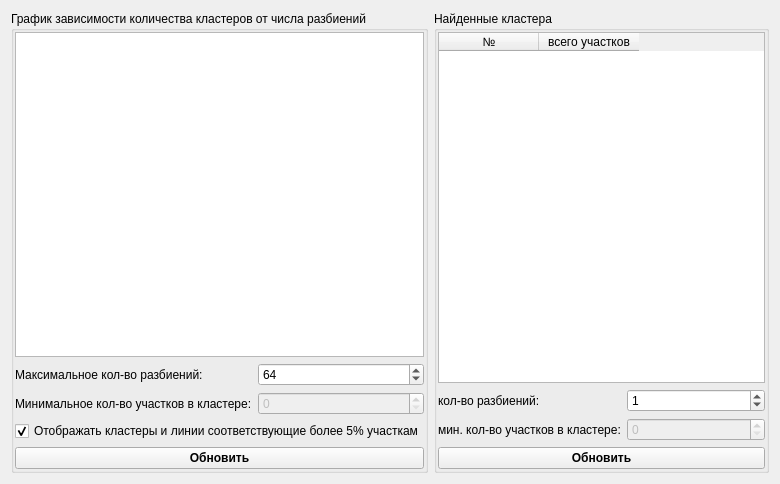
<?xml version="1.0" encoding="UTF-8"?>
<ui version="4.0">
 <class>SplitsClusterisationTune</class>
 <widget class="QWidget" name="SplitsClusterisationTune">
  <property name="geometry">
   <rect>
    <x>0</x>
    <y>0</y>
    <width>780</width>
    <height>484</height>
   </rect>
  </property>
  <property name="windowTitle">
   <string>Form</string>
  </property>
  <layout class="QVBoxLayout" name="verticalLayout_3">
   <item>
    <layout class="QHBoxLayout" name="horizontalLayout">
     <item>
      <widget class="QGroupBox" name="groupBox">
       <property name="title">
        <string>График зависимости количества кластеров от числа разбиений</string>
       </property>
       <layout class="QVBoxLayout" name="verticalLayout">
        <property name="margin">
         <number>1</number>
        </property>
        <item>
         <layout class="QGridLayout" name="gridLayout">
          <item row="0" column="0" colspan="2">
           <widget class="QGraphicsView" name="clustersGraphView"/>
          </item>
          <item row="1" column="1">
           <widget class="QSpinBox" name="maxPartsCntEdit">
            <property name="maximum">
             <number>2048</number>
            </property>
            <property name="value">
             <number>64</number>
            </property>
           </widget>
          </item>
          <item row="1" column="0">
           <widget class="QLabel" name="maxPartsCntLabel">
            <property name="text">
             <string>Максимальное кол-во разбиений:</string>
            </property>
           </widget>
          </item>
          <item row="4" column="0" colspan="2">
           <widget class="QPushButton" name="drawClustersGraph">
            <property name="font">
             <font>
              <weight>75</weight>
              <bold>true</bold>
             </font>
            </property>
            <property name="text">
             <string>Обновить</string>
            </property>
           </widget>
          </item>
          <item row="3" column="0" colspan="2">
           <widget class="QCheckBox" name="fivePercentLinesLimitBox">
            <property name="text">
             <string>Отображать кластеры и линии соответствующие более 5% участкам</string>
            </property>
            <property name="checked">
             <bool>true</bool>
            </property>
           </widget>
          </item>
          <item row="2" column="0">
           <widget class="QLabel" name="minPartsCntLabel">
            <property name="text">
             <string>Минимальное кол-во участков в кластере:</string>
            </property>
           </widget>
          </item>
          <item row="2" column="1">
           <widget class="QSpinBox" name="minPartsCntEdit">
            <property name="enabled">
             <bool>false</bool>
            </property>
           </widget>
          </item>
         </layout>
        </item>
       </layout>
      </widget>
     </item>
     <item>
      <widget class="QGroupBox" name="groupBox_2">
       <property name="title">
        <string>Найденные кластера</string>
       </property>
       <layout class="QVBoxLayout" name="verticalLayout_2">
        <property name="margin">
         <number>1</number>
        </property>
        <item>
         <layout class="QGridLayout" name="gridLayout_2">
          <item row="0" column="0" colspan="2">
           <widget class="QTableWidget" name="clustersTable">
            <property name="sizePolicy">
             <sizepolicy hsizetype="Minimum" vsizetype="Expanding">
              <horstretch>0</horstretch>
              <verstretch>0</verstretch>
             </sizepolicy>
            </property>
            <property name="editTriggers">
             <set>QAbstractItemView::NoEditTriggers</set>
            </property>
            <attribute name="verticalHeaderVisible">
             <bool>false</bool>
            </attribute>
            <column>
             <property name="text">
              <string>№</string>
             </property>
            </column>
            <column>
             <property name="text">
              <string>всего участков</string>
             </property>
            </column>
           </widget>
          </item>
          <item row="1" column="0">
           <widget class="QLabel" name="maxPartsCntLabel_2">
            <property name="text">
             <string>кол-во разбиений:</string>
            </property>
           </widget>
          </item>
          <item row="1" column="1">
           <widget class="QSpinBox" name="partsCntEdit">
            <property name="minimum">
             <number>0</number>
            </property>
            <property name="maximum">
             <number>99999</number>
            </property>
            <property name="value">
             <number>1</number>
            </property>
           </widget>
          </item>
          <item row="2" column="0">
           <widget class="QLabel" name="minPartsCntLabel_2">
            <property name="text">
             <string>мин. кол-во участков в кластере:</string>
            </property>
           </widget>
          </item>
          <item row="2" column="1">
           <widget class="QSpinBox" name="minPartsCntEdit_2">
            <property name="enabled">
             <bool>false</bool>
            </property>
           </widget>
          </item>
          <item row="3" column="0" colspan="2">
           <widget class="QPushButton" name="calcClustersButton">
            <property name="font">
             <font>
              <weight>75</weight>
              <bold>true</bold>
             </font>
            </property>
            <property name="text">
             <string>Обновить</string>
            </property>
           </widget>
          </item>
         </layout>
        </item>
       </layout>
      </widget>
     </item>
    </layout>
   </item>
  </layout>
 </widget>
 <resources/>
 <connections/>
</ui>
